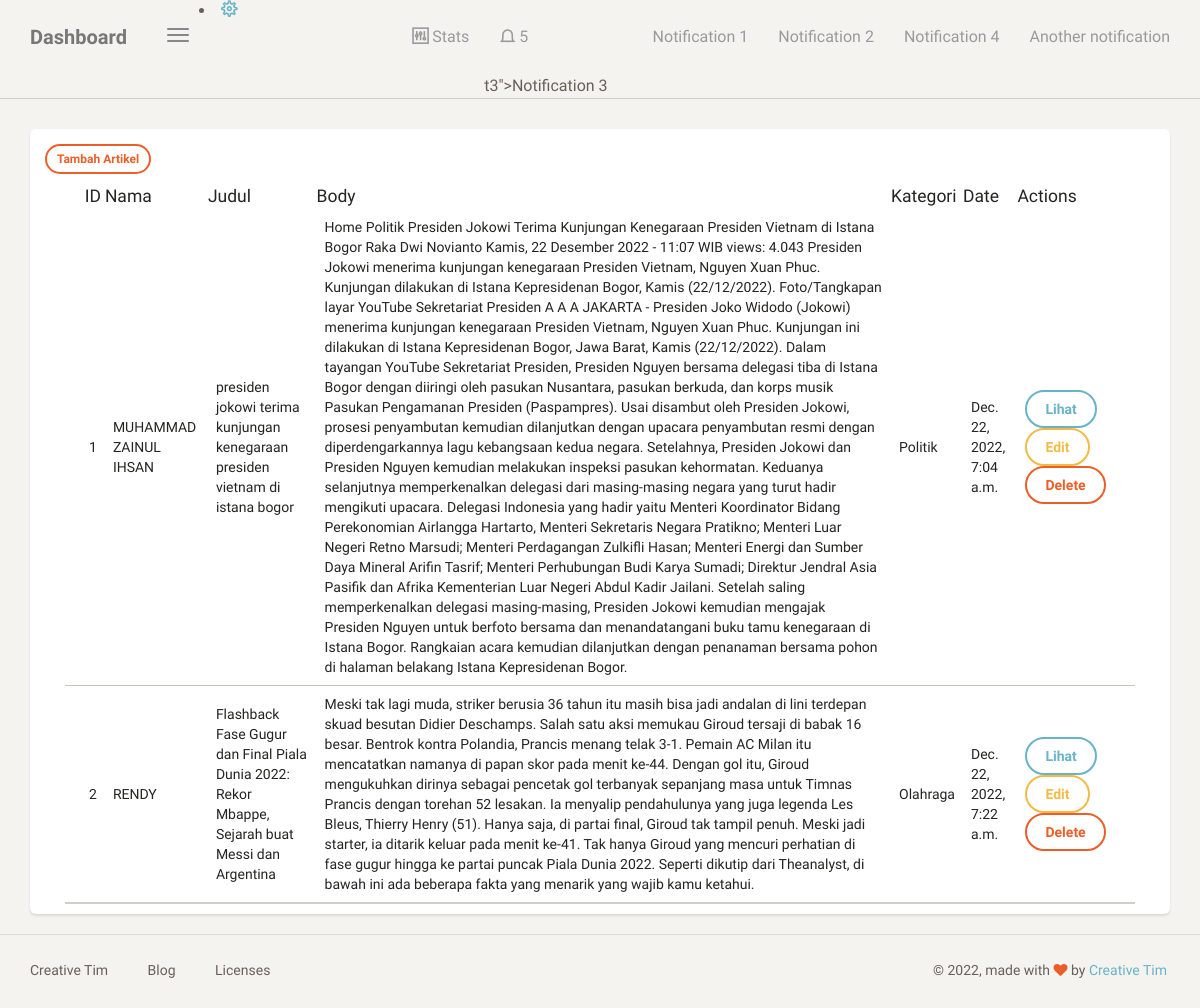
Screenshot of /dashboard/artikel (signed in) with the database file from the repository.
### blog/models.py (models this page shows)
class Artikel(models.Model):
    nama = models.CharField(max_length=100,blank=True,null=True)
    judul = models.CharField(max_length=100)
    body = models.TextField()
    kategori = models.ForeignKey(Kategori, on_delete=models.CASCADE, blank=True,null=True)
    date = models.DateTimeField(auto_now_add=True)
    def __str__(self):
        return "{} - {}".format(self.nama, self.judul)
    class meta :
        ordering = ['-id']
        verbose_name_plural = "Artikel"

class Kategori(models.Model):
    nama = models.CharField(max_length=100)
    def __str__(self):
         return self.nama
    class meta :
        verbose_name_plural = "Kategori"

### blog/views.py (the view)
# urls.py: path('artikel',artikel, name='table_artikel'),
@login_required
def artikel(request):
    template_name = "back/tabel_artikel.html"
    artikel = Artikel.objects.all()
    print(artikel)
    context = {
        'title' : 'dashboard',
        'artikel': artikel,
    }
    return render(request, template_name, context)

### templates/back/tabel_artikel.html
{% extends 'back/base.html' %}
{% block content %}
<div class="content">
    <div class="container-fluid">
        <div class="row">
            <div class="col-md-12">
                <div class="card">
                    <div class="card-content">
                        <div class="toolbar">
                            <a class ="btn btn-sm btn-danger" href="{% url 'tambah_artikel' %}"> Tambah Artikel</a>&ensp;&ensp; &ensp;
                        </div>
                        <table id="bootstrap-table" class="table">
                            <thead>
                                <th data-field="state" data-checkbox="true"></th>
                                <th data-field="id" class="text-center">ID</th>
                                <th data-field="nama" data-sortable="true">Nama</th>
                                <th data-field="judul" data-sortable="true">Judul</th>
                                <th data-field="Body" data-sortable="true">Body
                                <th data-field="kategori" data-sortable="true">Kategori</th>
                                <th data-field="Date">Date</th>
                                <th>Actions</th>
                            </thead>
                            <tbody>
                                {% for a in artikel %}
                                <tr>
                                    <td></td>
                                    <td>{{forloop.counter}}</td>
                                    <td>{{a.nama}}</td>
                                    <td>{{a.judul}}</td>
                                    <td>{{a.body}}</td>
                                    <td>{{a.kategori}}</td>
                                    <td>{{a.date}}</td>
                                    <td>
                                        <a class="btn btn-info text-white bi bi-search" href="{% url 'lihat_artikel' a.id %}">Lihat </a>
                                        <a class="btn btn-warning text-white bi bi-pencil" href="{% url 'edit_artikel' a.id %}">Edit </a>
                                        <a oneclick="return confirm('delete artikel?');"class="btn btn-danger text-white bi bi-trash" href="{% url 'delete_artikel' a.id %}">Delete </a>
                                    </td>
                                    <td></td>
                                </tr>
                                {% endfor %}
                            </tbody>
                        </table>
                    </div>
                </div>
            </div>
        </div>
    </div>
</div>
{% endblock content %}

### templates/back/base.html (shortened to what this page needs)
{% load static %}
<!doctype html>
<html lang="en">
<head>
    <link href="{% static 'back/css/bootstrap.min.css' %}" rel="stylesheet" />
    <link href="{% static 'back/css/paper-dashboard.css' %}" rel="stylesheet"/>
    <link href="{% static 'back/css/demo.css' %}" rel="stylesheet" />
    <link href="https://maxcdn.bootstrapcdn.com/font-awesome/latest/css/font-awesome.min.css" rel="stylesheet">
    <link href="{% static 'back/css/themify-icons.css' %}" rel="stylesheet">
</head>
<body>
	<div class="wrapper">
	    <div class="main-panel">
			<nav class="navbar navbar-default">
	            <div class="container-fluid">
	                <div class="navbar-header">
	                    <button type="button" class="navbar-toggle">
	                        <span class="icon-bar bar1"></span>
	                        <span class="icon-bar bar2"></span>
	                        <span class="icon-bar bar3"></span>
	                    </button>
	                    <a class="navbar-brand" href="#datatable"> Dashboard</a>
	                </div>
	                <div class="collapse navbar-collapse">
	                    <ul class="nav navbar-nav navbar-right">
	                        <li>
	                            <a href="#stats" class="dropdown-toggle btn-magnify" data-toggle="dropdown">
	                                <i class="ti-panel"></i>
									<p>Stats</p>
	                            </a>
	                        </li>
	                        <li class="dropdown">
	                            <a href="#notigfications" class="dropdown-toggle" data-toggle="dropdown">
	                                <i class="ti-bell"></i>
	                                <span class="notification">5</span>
	                            </a>t3">Notification 3</a></li>
	                                <li><a href="#no
	                        	<ul class="dropdown-menu">
	                                <li><a href="#not1">Notification 1</a></li>
	                                <li><a href="#not2">Notification 2</a></li>
	                                <li><a href="#not4">Notification 4</a></li>
	                                <li><a href="#another">Another notification</a></li>
	                            </ul>
							<li>
	                            <a href="#settings" class="btn-rotate">
									<i class="ti-settings"></i>
	                            </a>
	                        </li>
	                </div>
	            </div>
	        </nav>
	       {% block content %}
		   {% endblock content %}
	        <footer class="footer">
	            <div class="container-fluid">
	                <nav class="pull-left">
	                    <ul>
	                        <li>
	                            <a href="https://www.creative-tim.com">
	                                Creative Tim
	                            </a>
	                        </li>
	                        <li>
	                            <a href="https://blog.creative-tim.com">
	                               Blog
	                            </a>
	                        </li>
	                        <li>
	                            <a href="https://www.creative-tim.com/license">
	                                Licenses
	                            </a>
	                        </li>
	                    </ul>
	                </nav>
					<div class="copyright pull-right">
	                    &copy; <script>document.write(new Date().getFullYear())</script>, made with <i class="fa fa-heart heart"></i> by <a href="https://www.creative-tim.com">Creative Tim</a>
	                </div>
	            </div>
	        </footer>
	    </div>
	</div>
</body>
</html>

### templates/back/menu.html (shortened to what this page needs)
{% load static %}

### rows the page displays
Artikel: nama "MUHAMMAD ZAINUL IHSAN", judul "presiden jokowi terima kunjungan kenegaraan presiden vietnam di istana bogor", body "Home Politik Presiden Jokowi Terima Kunjungan Kenegaraan Presiden Vietnam di Istana Bogor Raka Dwi Novianto Kamis, 22 Desember 2022 - 11:07 WIB views: 4.043 Presiden Jokowi menerima kunjungan kenegaraan Presiden Vietnam, Nguyen Xuan Phuc. Kunjungan dilakukan di Istana Kepresidenan Bogor, Kamis (22/12/2022). Foto/Tangkapan layar YouTube Sekretariat Presiden A A A JAKARTA - Presiden Joko Widodo (Jokowi) menerima kunjungan kenegaraan Presiden Vietnam, Nguyen Xuan Phuc. Kunjungan ini dilakukan di Istana Kepresidenan Bogor, Jawa Barat, Kamis (22/12/2022). Dalam tayangan YouTube Sekretariat Presiden, Presiden Nguyen bersama delegasi tiba di Istana Bogor dengan diiringi oleh pasukan Nusantara,…", kategori "Politik", date "Dec. 22, 2022, 7:04 a.m."
Artikel: nama "RENDY", judul "Flashback Fase Gugur dan Final Piala Dunia 2022: Rekor Mbappe, Sejarah buat Messi dan Argentina", body "Meski tak lagi muda, striker berusia 36 tahun itu masih bisa jadi andalan di lini terdepan skuad besutan Didier Deschamps. Salah satu aksi memukau Giroud tersaji di babak 16 besar. Bentrok kontra Polandia, Prancis menang telak 3-1. Pemain AC Milan itu mencatatkan namanya di papan skor pada menit ke-44. Dengan gol itu, Giroud mengukuhkan dirinya sebagai pencetak gol terbanyak sepanjang masa untuk Timnas Prancis dengan torehan 52 lesakan. Ia menyalip pendahulunya yang juga legenda Les Bleus, Thierry Henry (51). Hanya saja, di partai final, Giroud tak tampil penuh. Meski jadi starter, ia ditarik keluar pada menit ke-41. Tak hanya Giroud yang mencuri perhatian di fase gugur hingga ke partai…", kategori "Olahraga", date "Dec. 22, 2022, 7:22 a.m."
